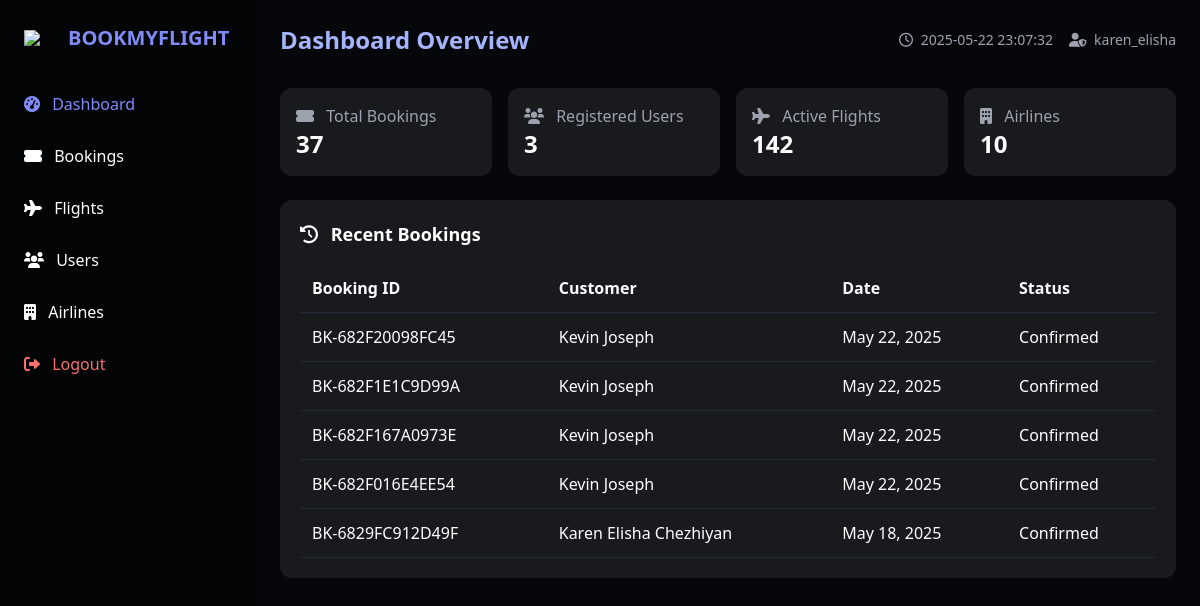
/test.php (signed in), run on an earlier commit of the app's database.
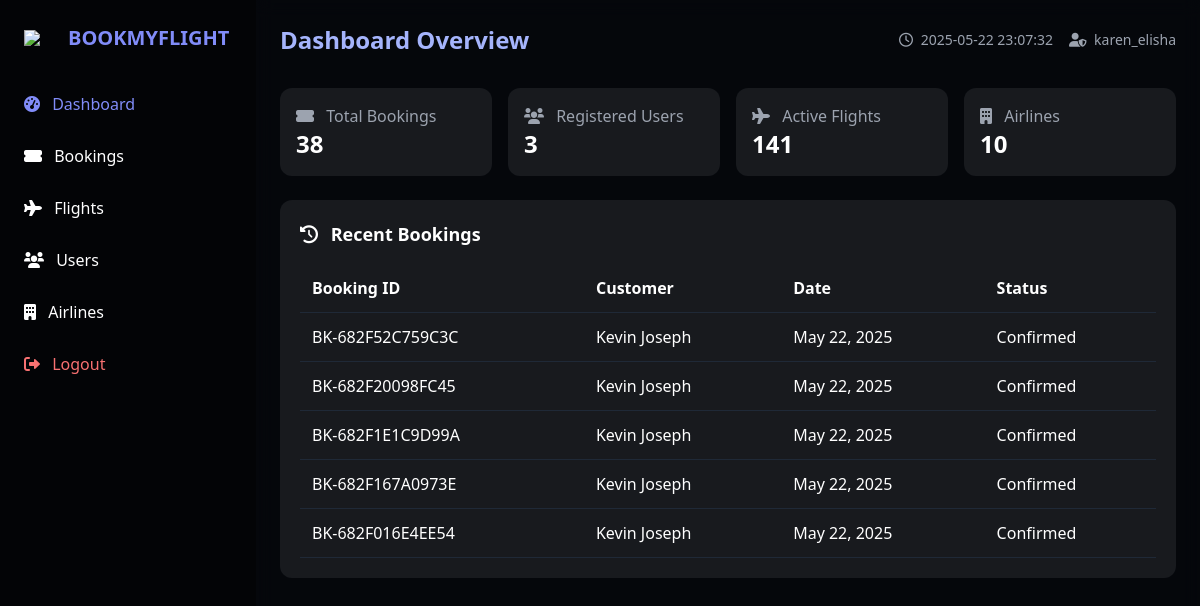
And on a later commit of the database.
### tables this page shows
CREATE TABLE `bookings` (
  `booking_id` int(11) NOT NULL,
  `booking_reference` varchar(20) NOT NULL,
  `user_id` int(11) NOT NULL,
  `flight_id` int(11) NOT NULL,
  `booking_date` datetime NOT NULL,
  `travel_date` date NOT NULL,
  `num_passengers` int(11) NOT NULL,
  `total_amount` decimal(10,2) NOT NULL,
  `contact_email` varchar(100) NOT NULL,
  `contact_phone` varchar(20) NOT NULL,
  `booking_status` enum('Pending','Confirmed','Cancelled') NOT NULL DEFAULT 'Pending',
  `payment_status` enum('Pending','Completed','Failed','Refunded') NOT NULL DEFAULT 'Pending',
  `payment_method` varchar(50) DEFAULT NULL,
  `created_at` datetime NOT NULL,
  `updated_at` datetime NOT NULL,
  `payment_details` varchar(255) DEFAULT NULL
);

CREATE TABLE `users` (
  `user_id` int(11) NOT NULL,
  `full_name` varchar(100) NOT NULL,
  `email` varchar(100) NOT NULL,
  `phone` varchar(15) NOT NULL,
  `password` varchar(255) NOT NULL,
  `member_since` timestamp NOT NULL DEFAULT current_timestamp(),
  `loyalty_points` int(11) DEFAULT 0,
  `loyalty_tier` enum('Bronze','Silver','Gold','Platinum') DEFAULT 'Bronze',
  `created_at` timestamp NULL DEFAULT current_timestamp()
);

### test.php (the view, shortened to what the changed rows need)
<?php
$db_host = "localhost";
$db_user = "root";
$db_pass = "";
$db_name = "airlines";
$mysqli = new mysqli($db_host, $db_user, $db_pass, $db_name);
$active_section = isset($_GET['section']) ? $_GET['section'] : 'dashboard';
$bookings_count = $mysqli->query("SELECT COUNT(*) as count FROM bookings")->fetch_assoc()['count'];
$flights_count = $mysqli->query("SELECT COUNT(*) as count FROM flights")->fetch_assoc()['count'];
$recent_bookings = $mysqli->query("SELECT b.booking_reference, u.full_name, b.booking_date, b.booking_status
                                FROM bookings b
                                JOIN users u ON b.user_id = u.user_id
                                ORDER BY b.booking_date DESC
                                LIMIT 5")->fetch_all(MYSQLI_ASSOC);
?>
<!DOCTYPE html>
<html lang="en">
<head>
  <script src="https://cdn.tailwindcss.com"></script>
  <link rel="stylesheet" href="https://cdnjs.cloudflare.com/ajax/libs/font-awesome/6.0.0/css/all.min.css">
</head>
<body class="bg-gray-900 text-white min-h-screen flex">
  <aside class="sidebar w-64 p-6 hidden md:block">
    <div class="flex items-center mb-8">
      <h1 class="text-xl font-bold text-indigo-400">BOOKMYFLIGHT</h1>
    </div>
  </aside>
  <main class="main-content flex-1 p-6 overflow-y-auto">
    <header class="flex justify-between items-center mb-8">
      <h2 class="text-2xl font-bold text-indigo-300">
        <?= ucfirst($active_section) ?> <?= $active_section === 'dashboard' ? 'Overview' : '' ?>
      </h2>
    </header>
    <section id="dashboardSection" class="section <?= $active_section === 'dashboard' ? 'active' : '' ?>">
      <div class="grid grid-cols-1 md:grid-cols-2 lg:grid-cols-4 gap-4 mb-6">
        <div class="card p-4 rounded-xl">
          <div class="text-gray-400"><i class="fas fa-ticket-alt mr-2"></i> Total Bookings</div>
          <div class="text-2xl font-bold"><?= $bookings_count ?></div>
        </div>
        <div class="card p-4 rounded-xl">
          <div class="text-gray-400"><i class="fas fa-plane mr-2"></i> Active Flights</div>
          <div class="text-2xl font-bold"><?= $flights_count ?></div>
        </div>
      </div>
        <div class="card p-5 rounded-xl lg:col-span-2">
          <div class="overflow-x-auto">
            <table class="w-full">
              <thead>
                <tr class="border-b border-gray-800 text-left">
                  <th class="p-3">Booking ID</th>
                  <th class="p-3">Customer</th>
                  <th class="p-3">Date</th>
                  <th class="p-3">Status</th>
                </tr>
              </thead>
              <tbody>
                <?php foreach ($recent_bookings as $booking): ?>
                <tr class="table-row border-b border-gray-800">
                  <td class="p-3"><?= $booking['booking_reference'] ?></td>
                  <td class="p-3"><?= $booking['full_name'] ?></td>
                  <td class="p-3"><?= date('M d, Y', strtotime($booking['booking_date'])) ?></td>
                  <td class="p-3">
                    <span class="badge <?=
                      $booking['booking_status'] === 'Confirmed' ? 'badge-success' :
                      ($booking['booking_status'] === 'Pending' ? 'badge-warning' : 'badge-danger')
                    ?>">
                      <?= $booking['booking_status'] ?>
                    </span>
                  </td>
                </tr>
                <?php endforeach; ?>
              </tbody>
            </table>
          </div>
        </div>
    </section>
  </main>
</body>
</html>

What changed in the data, as far as the page shows it:
no longer on this page (row unchanged): bookings: booking_reference "BK-6829FC912D49F", user.full_name "Karen Elisha Chezhiyan", booking_date "May 18, 2025", booking_status "Confirmed"
added bookings: booking_reference "BK-682F52C759C3C", user.full_name "Kevin Joseph", booking_date "May 22, 2025", booking_status "Confirmed"
Also different on the page:
$bookings_count: "37" → "38"
$flights_count: "142" → "141"
